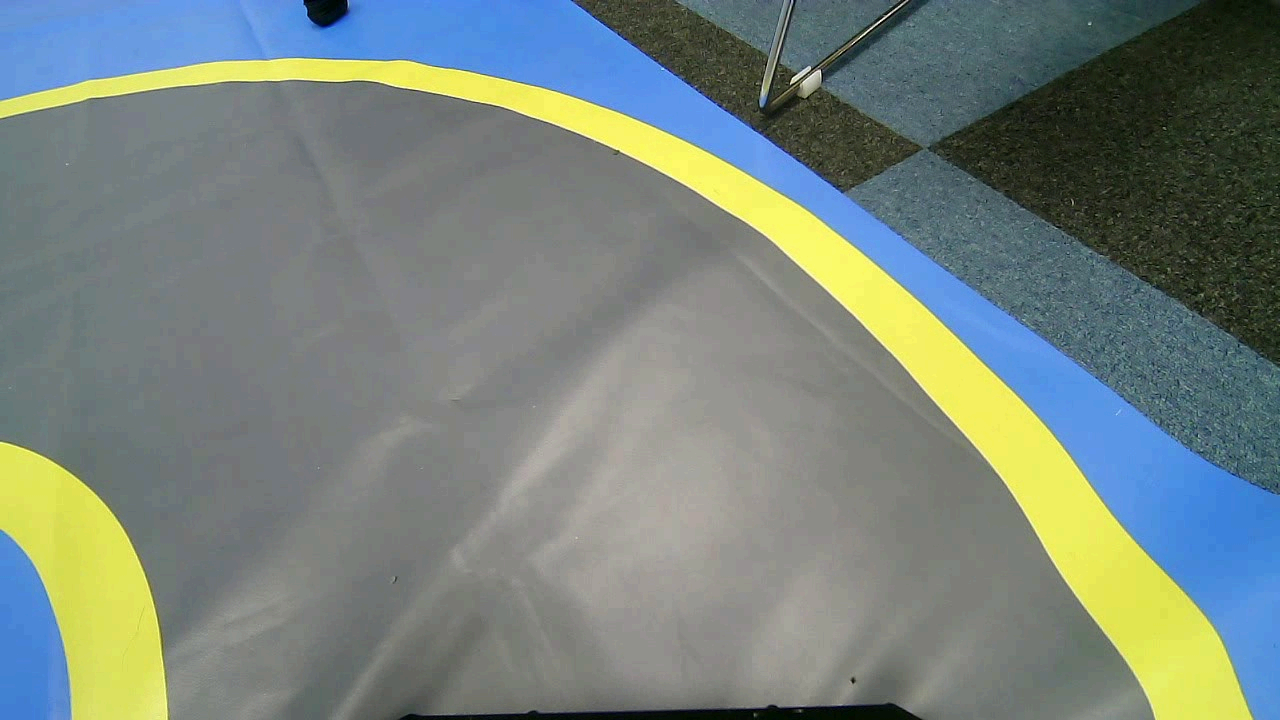
#> input picture Resources/road_detect.png, 1280 x 720 px, found by its file name
$ python colorPicker-road.py
#> lines starting #> are read from the running program, lines starting #| are printed output that depends on the picture; after the words box and inside, x2 and y2 are one past the last pixel; in counts of white or black regions, pixels touching at a corner belong together
import cv2
import numpy as np


def empty(a):
    pass

cv2.namedWindow("HSV")
cv2.resizeWindow("HSV",640,240)
cv2.createTrackbar("HUE Min","HSV",0,179,empty)
#> slider 'HUE Min' is set to 35
cv2.createTrackbar("SAT Min","HSV",0,255,empty)
#> slider 'SAT Min' is set to 51
cv2.createTrackbar("VALUE Min","HSV",0,255,empty)
#> slider 'VALUE Min' is set to 51
cv2.createTrackbar("HUE Max","HSV",179,179,empty)
cv2.createTrackbar("SAT Max","HSV",255,255,empty)
cv2.createTrackbar("VALUE Max","HSV",255,255,empty)


img = cv2.imread("Resources/road_detect.png")
#> img is the input picture: shape (720, 1280, 3); mean B, G, R 124.3, 131.2, 119.3
if img is None:
    raise RuntimeError("图片读取失败，请检查路径 Resources/road_detect.png")

while True:
    imgHsv = cv2.cvtColor(img, cv2.COLOR_BGR2HSV)
#> imgHsv: shape (720, 1280, 3); mean H, S, V 60.4, 58.8, 142.2

    h_min = cv2.getTrackbarPos("HUE Min", "HSV")
    h_max = cv2.getTrackbarPos("HUE Max", "HSV")
    s_min = cv2.getTrackbarPos("SAT Min", "HSV")
    s_max = cv2.getTrackbarPos("SAT Max", "HSV")
    v_min = cv2.getTrackbarPos("VALUE Min", "HSV")
    v_max = cv2.getTrackbarPos("VALUE Max", "HSV")

    lower = np.array([h_min, s_min, v_min])
    upper = np.array([h_max, s_max, v_max])
    mask = cv2.inRange(imgHsv, lower, upper)
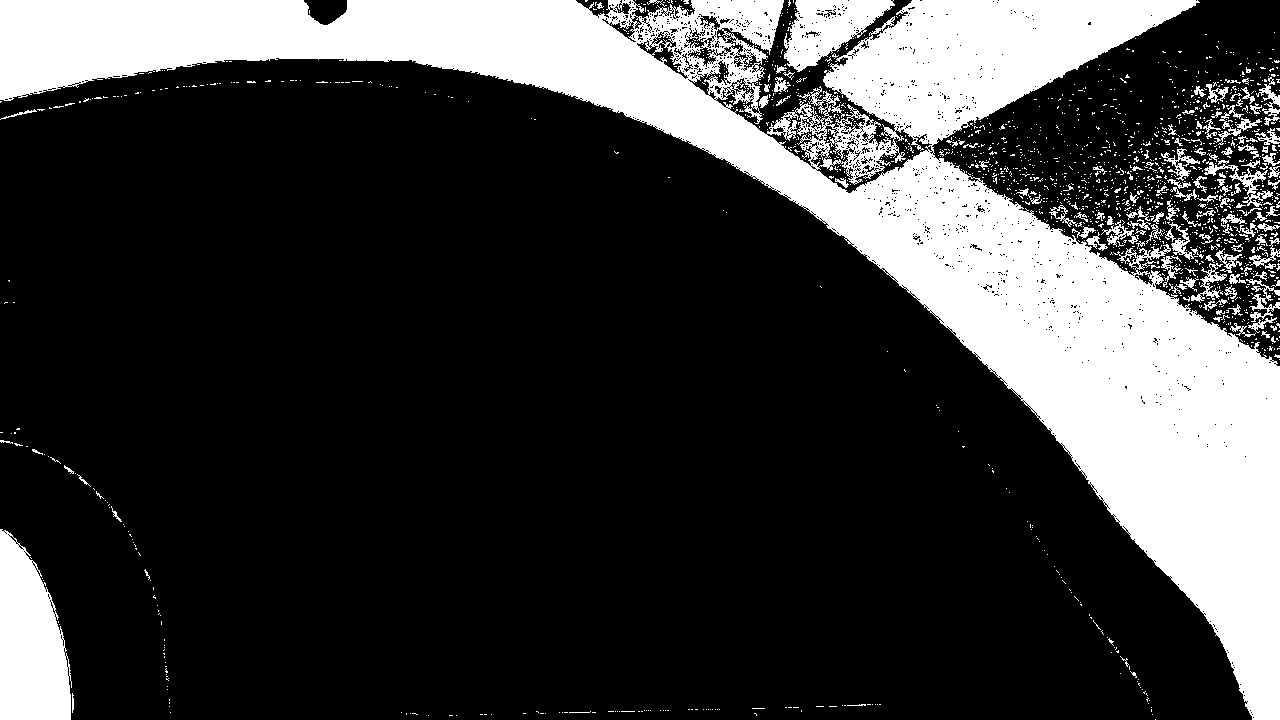
#> mask: shape (720, 1280); 24.2% white; 1630 white regions (1497 under 20 px), largest, box (x1, y1, x2, y2) and area: (0, 0, 1280, 720) 194085, (0, 529, 72, 720) 10095, (784, 0, 895, 72) 4299
    result = cv2.bitwise_and(img, img, mask=mask)
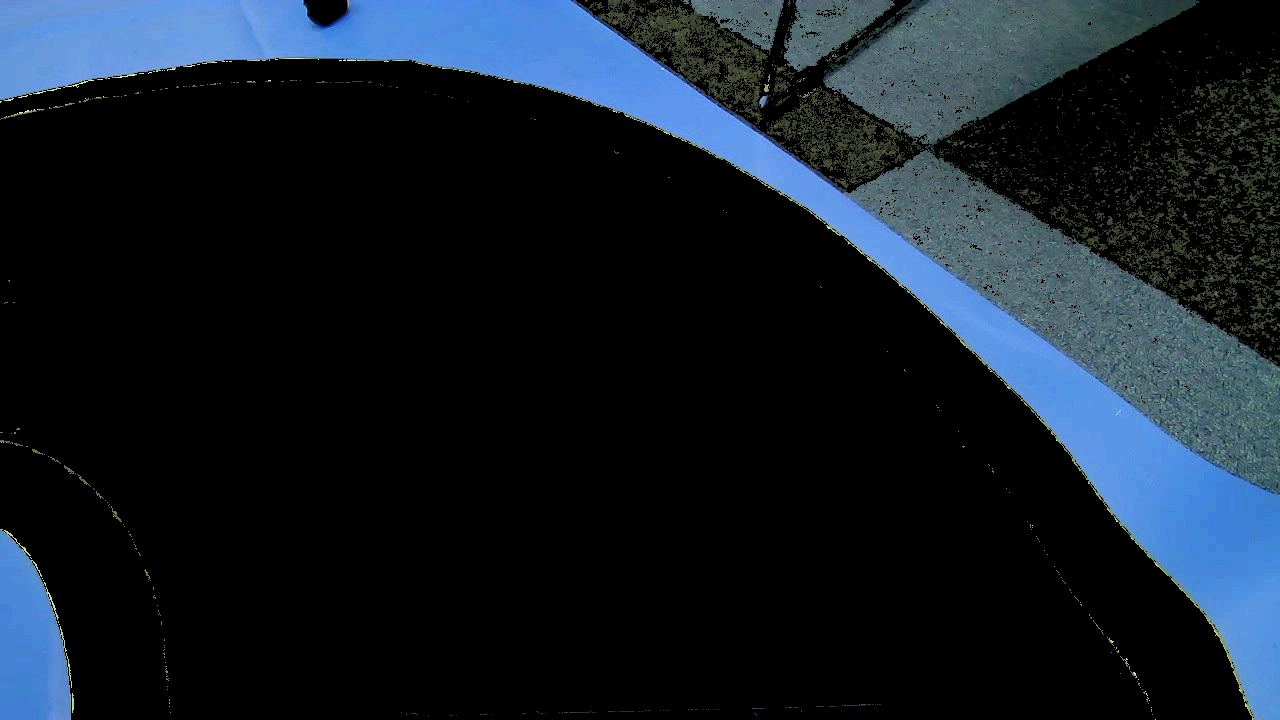
#> result: shape (720, 1280, 3); mean B, G, R 38.6, 29.1, 19.6

    mask_bgr = cv2.cvtColor(mask, cv2.COLOR_GRAY2BGR)
    hStack = np.hstack([img, mask_bgr, result])
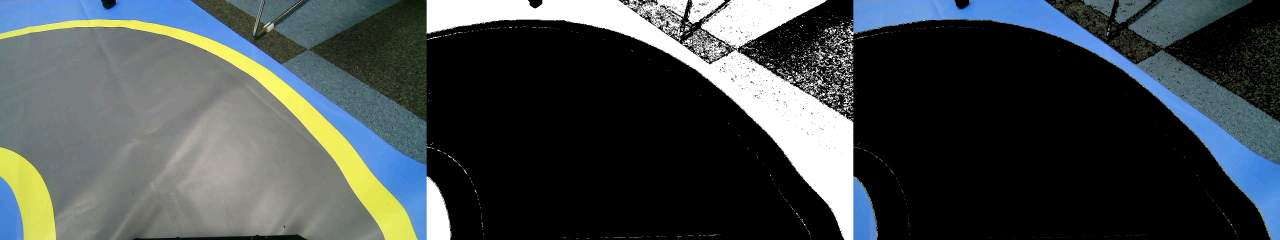
#> hStack: shape (720, 3840, 3) (shown at 1/3 size); mean B, G, R 74.9, 74, 66.9
    cv2.imshow("Horizontal Stacking", hStack)

    if cv2.waitKey(1) & 0xFF == ord("q"):
#> (key q is pressed here)
        break

cv2.destroyAllWindows()

$ run again, with Resources/_debug_actual_line.png copied over Resources/road_detect.png
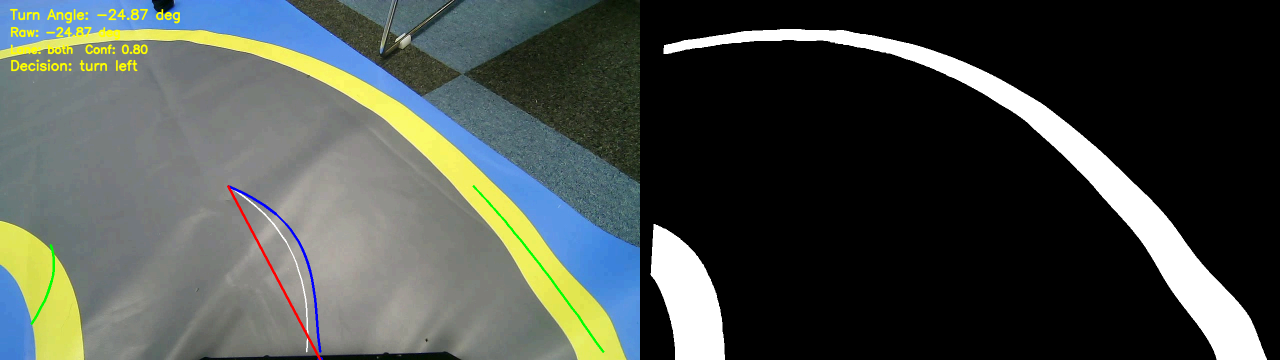
#> input picture Resources/_debug_actual_line.png, 2560 x 720 px, found by its file name (shown at 1/2 size)
#> img is the input picture: shape (720, 2560, 3); mean B, G, R 74.5, 79, 73
#> imgHsv: shape (720, 2560, 3); mean H, S, V 30, 30.7, 84.8
#> `mask = cv2.inRange(imgHsv, lower, upper)`:
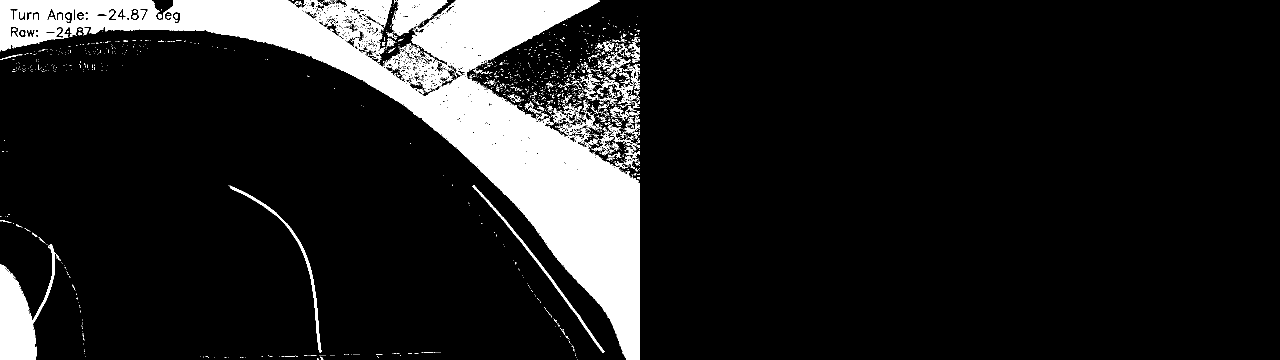
#> mask: shape (720, 2560) (shown at 1/2 size); 12.2% white; 1786 white regions (1642 under 20 px), largest, box (x1, y1, x2, y2) and area: (0, 0, 1280, 720) 190118, (0, 488, 110, 720) 10940, (784, 0, 895, 72) 4299
#> `hStack = np.hstack([img, mask_bgr, result])`:
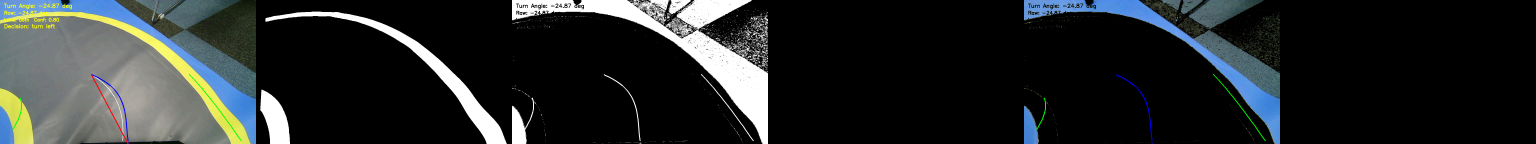
#> hStack: shape (720, 7680, 3) (shown at 1/5 size); mean B, G, R 41.5, 41.6, 37.9
